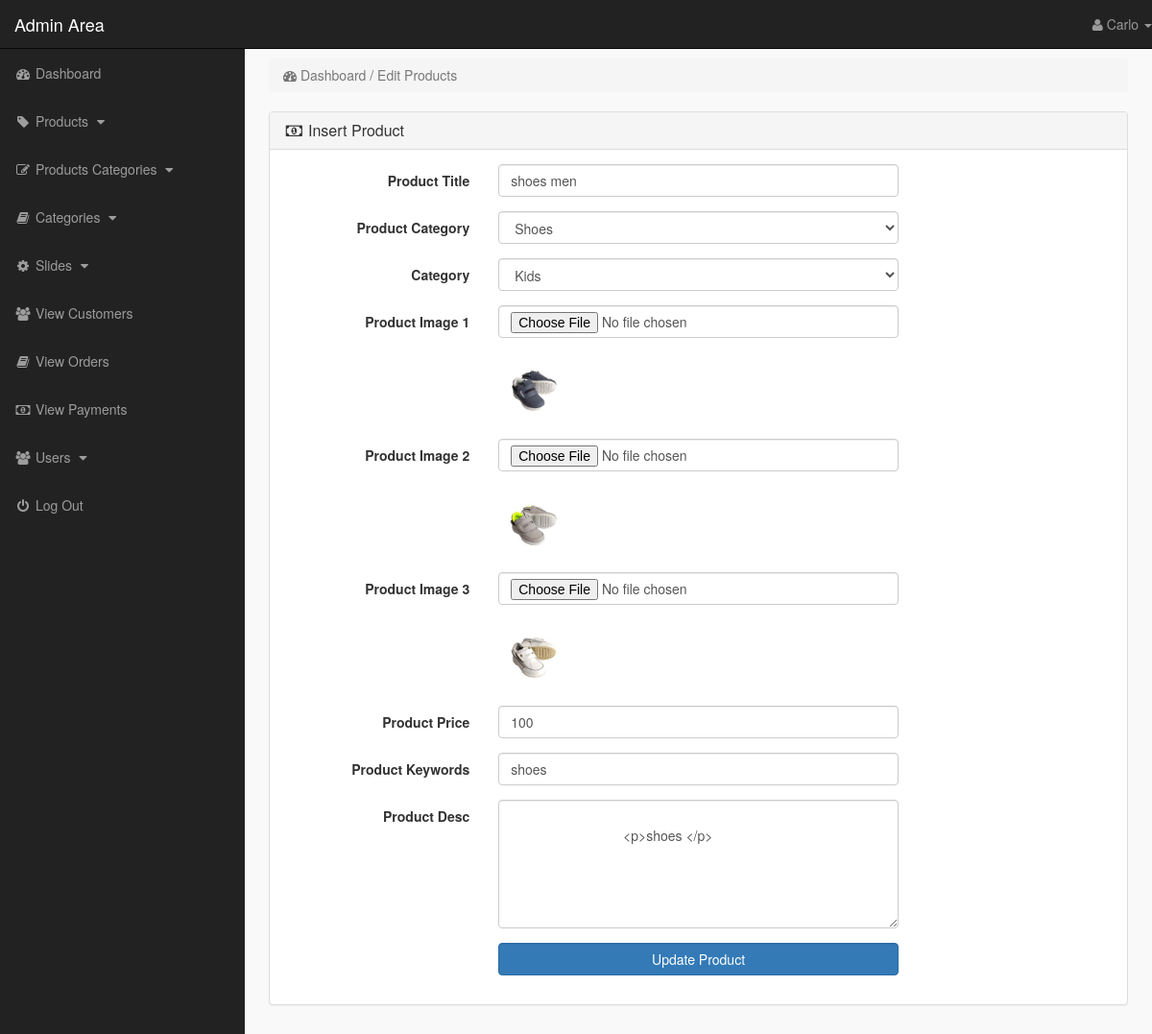
The page /admin_area/index.php?edit_product=26 (signed in) on the database its author committed.
### tables this page shows
CREATE TABLE `products` (
  `product_id` int(10) NOT NULL,
  `p_cat_id` int(10) NOT NULL,
  `cat_id` int(10) NOT NULL,
  `date` timestamp NOT NULL DEFAULT CURRENT_TIMESTAMP ON UPDATE CURRENT_TIMESTAMP,
  `product_title` text NOT NULL,
  `product_img1` text NOT NULL,
  `product_img2` text NOT NULL,
  `product_img3` text NOT NULL,
  `product_price` int(10) NOT NULL,
  `product_keywords` text NOT NULL,
  `product_desc` text NOT NULL
);

CREATE TABLE `product_categories` (
  `p_cat_id` int(10) NOT NULL,
  `p_cat_title` text NOT NULL,
  `p_cat_desc` text NOT NULL
);

CREATE TABLE `categories` (
  `cat_id` int(10) NOT NULL,
  `cat_title` text NOT NULL,
  `cat_desc` text NOT NULL
);

### admin_area/edit_product.php (the view, shortened to what this page needs)
<?php
    if(!isset($_SESSION['admin_email'])){
        echo "<script>window.open('login.php','_self')</script>";
    }else{
?>
<?php
    if(isset($_GET['edit_product'])){
        $edit_id = $_GET['edit_product'];
        $get_p = "select * from products where product_id='$edit_id'";
        $run_edit = mysqli_query($con,$get_p);
        $row_edit = mysqli_fetch_array($run_edit);
        $p_title = $row_edit['product_title'];
        $p_cat = $row_edit['p_cat_id'];
        $cat = $row_edit['cat_id'];
        $p_image1 = $row_edit['product_img1'];
        $p_image2 = $row_edit['product_img2'];
        $p_image3 = $row_edit['product_img3'];
        $p_price = $row_edit['product_price'];
        $p_keywords = $row_edit['product_keywords'];
        $p_desc = $row_edit['product_desc'];
    }
        $get_p_cat = "select * from product_categories where p_cat_id='$p_cat'";
        $run_p_cat = mysqli_query($con,$get_p_cat);
        $row_p_cat = mysqli_fetch_array($run_p_cat);
        $p_cat_title = $row_p_cat['p_cat_title'];
        $get_cat = "select * from categories where cat_id='$cat'";
        $run_cat = mysqli_query($con,$get_cat);
        $row_cat = mysqli_fetch_array($run_cat);
        $cat_title = $row_cat['cat_title'];
?>
<!DOCTYPE html>
<html lang="en">
<head>
</head>
<body>
<div class="row">
    <div class="col-lg-12">
        <ol class="breadcrumb">
            <li class="active">
                <i class="fa fa-dashboard"></i> Dashboard / Edit Products
            </li>
        </ol>
    </div>
</div>
<div class="row">
    <div class="col-lg-12">
        <div class="panel panel-default">
           <div class="panel-heading">
               <h3 class="panel-title">
                   <i class="fa fa-money fa-fw"></i> Insert Product
               </h3>
           </div>
           <div class="panel-body">
               <form method="post" class="form-horizontal" enctype="multipart/form-data">
                   <div class="form-group">
                      <label class="col-md-3 control-label"> Product Title </label>
                      <div class="col-md-6">
                          <input name="product_title" type="text" class="form-control" required value="<?php echo $p_title; ?>">
                      </div>
                   </div>
                   <div class="form-group">
                      <label class="col-md-3 control-label"> Product Category </label>
                      <div class="col-md-6">
                          <select name="product_cat" class="form-control">
                              <option value="<?php echo $p_cat; ?>"> <?php echo $p_cat_title; ?> </option>
                          </select>
                      </div>
                   </div>
                   <div class="form-group">
                      <label class="col-md-3 control-label"> Category </label>
                      <div class="col-md-6">
                          <select name="cat" class="form-control">
                              <option value="<?php echo $cat; ?>"> <?php echo $cat_title; ?> </option>
                          </select>
                      </div>
                   </div>
                   <div class="form-group">
                      <label class="col-md-3 control-label"> Product Image 1 </label>
                      <div class="col-md-6">
                          <input name="product_img1" type="file" class="form-control" required>
                          <br>
                          <img width="70" height="70" src="product_images/<?php echo $p_image1; ?>" alt="<?php echo $p_image1; ?>">
                      </div>
                   </div>
                   <div class="form-group">
                      <label class="col-md-3 control-label"> Product Image 2 </label>
                      <div class="col-md-6">
                          <input name="product_img2" type="file" class="form-control">
                          <br>
                          <img width="70" height="70" src="product_images/<?php echo $p_image2; ?>" alt="<?php echo $p_image2; ?>">
                      </div>
                   </div>
                   <div class="form-group">
                      <label class="col-md-3 control-label"> Product Image 3 </label>
                      <div class="col-md-6">
                          <input name="product_img3" type="file" class="form-control form-height-custom">
                          <br>
                          <img width="70" height="70" src="product_images/<?php echo $p_image3; ?>" alt="<?php echo $p_image3; ?>">
                      </div>
                   </div>
                   <div class="form-group">
                      <label class="col-md-3 control-label"> Product Price </label>
                      <div class="col-md-6">
                          <input name="product_price" type="text" class="form-control" required value="<?php echo $p_price; ?>">
                      </div>
                   </div>
                   <div class="form-group">
                      <label class="col-md-3 control-label"> Product Keywords </label>
                      <div class="col-md-6">
                          <input name="product_keywords" type="text" class="form-control" required value="<?php echo $p_keywords; ?>">
                      </div>
                   </div>
                   <div class="form-group">
                      <label class="col-md-3 control-label"> Product Desc </label>
                      <div class="col-md-6">
                          <textarea name="product_desc" cols="19" rows="6" class="form-control">
                              <?php echo $p_desc; ?>
                          </textarea>
                      </div>
                   </div>
                   <div class="form-group">
                      <label class="col-md-3 control-label"></label>
                      <div class="col-md-6">
                          <input name="update" value="Update Product" type="submit" class="btn btn-primary form-control">
                      </div>
                   </div>
               </form>
           </div>
        </div>
    </div>
</div>
</body>
</html>
<?php } ?>

### admin_area/includes/sidebar.php (shortened to what this page needs)
<?php
    if(!isset($_SESSION['admin_email'])){
        echo "<script>window.open('login.php','_self')</script>";
    }else{
?>
<nav class="navbar navbar-inverse navbar-fixed-top">
    <div class="navbar-header">
        <a href="index.php?dashboard" class="navbar-brand">Admin Area</a>
    </div>
    <ul class="nav navbar-right top-nav">
        <li class="dropdown">
            <a href="#" class="dropdown-toggle" data-toggle="dropdown">
                <i class="fa fa-user"></i> <?php echo $admin_name;  ?> <b class="caret"></b>
            </a>
        </li>
    </ul>
    <div class="collapse navbar-collapse navbar-ex1-collapse">
        <ul class="nav navbar-nav side-nav">
            <li>
                <a href="index.php?dashboard">
                        <i class="fa fa-fw fa-dashboard"></i> Dashboard
                </a>
            </li>
            <li>
                <a href="#" data-toggle="collapse" data-target="#products">
                        <i class="fa fa-fw fa-tag"></i> Products
                        <i class="fa fa-fw fa-caret-down"></i>
                </a>
            </li>
            <li>
                <a href="#" data-toggle="collapse" data-target="#p_cat">
                        <i class="fa fa-fw fa-edit"></i> Products Categories
                        <i class="fa fa-fw fa-caret-down"></i>
                </a>
            </li>
            <li>
                <a href="#" data-toggle="collapse" data-target="#cat">
                        <i class="fa fa-fw fa-book"></i> Categories
                        <i class="fa fa-fw fa-caret-down"></i>
                </a>
            </li>
            <li>
                <a href="#" data-toggle="collapse" data-target="#slides">
                        <i class="fa fa-fw fa-gear"></i> Slides
                        <i class="fa fa-fw fa-caret-down"></i>
                </a>
            </li>
            <li>
                <a href="index.php?view_customers">
                    <i class="fa fa-fw fa-users"></i> View Customers
                </a>
            </li>
            <li>
                <a href="index.php?view_orders">
                    <i class="fa fa-fw fa-book"></i> View Orders
                </a>
            </li>
            <li>
                <a href="index.php?view_payments">
                    <i class="fa fa-fw fa-money"></i> View Payments
                </a>
            </li>
            <li>
                <a href="#" data-toggle="collapse" data-target="#users">
                        <i class="fa fa-fw fa-users"></i> Users
                        <i class="fa fa-fw fa-caret-down"></i>
                </a>
            </li>
            <li>
                <a href="logout.php">
                    <i class="fa fa-fw fa-power-off"></i> Log Out
                </a>
            </li>
        </ul>
    </div>
</nav>
<?php } ?>

### admin_area/css/style.css (style rules this page uses)
body { margin-top: 100px; }
@media (min-width: 768px) { body { margin-top: 50px; } }
.top-nav { 0 15px; }
.top-nav>li { float: left; display: inline-block; }
.top-nav>li>a { color: #999999; line-height: 20px; padding-top: 15px; padding-bottom: 15px; }
@media (min-width: 768px) { .side-nav { position: fixed; top: 51px; bottom: 0; width: 255px; overflow-y: auto; overflow-x: hidden; background-color: #222222; padding-bottom: 40px; border-radius: 0; } }
@media (min-width: 768px) { .side-nav>li>a { width: 255px; } }
.panel-body { border-radius: 5px; }

### rows shown on the page
products: product_title "shoes men", product_img1 (picture), product_img2 (picture), product_img3 (picture), product_price "100", product_keywords "shoes", product_desc "<p>shoes </p>"
product_categories: product_cat "Shoes"
categories: cat "Kids"

### other values the page prints
$admin_name "Carlo"
